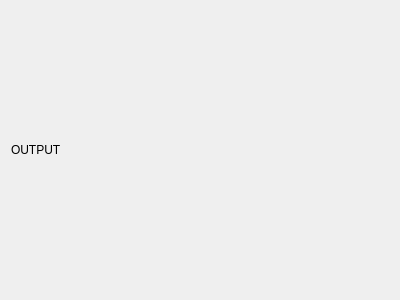
<?xml version="1.0" encoding="UTF-8"?>
<ui version="4.0">
 <class>Help::Edit::Output</class>
 <widget class="QWidget" name="Help::Edit::Output">
  <property name="geometry">
   <rect>
    <x>0</x>
    <y>0</y>
    <width>400</width>
    <height>300</height>
   </rect>
  </property>
  <property name="windowTitle">
   <string>Form</string>
  </property>
  <layout class="QVBoxLayout" name="verticalLayout">
   <item>
    <widget class="QLabel" name="label">
     <property name="text">
      <string>OUTPUT</string>
     </property>
    </widget>
   </item>
  </layout>
 </widget>
 <resources/>
 <connections/>
</ui>
